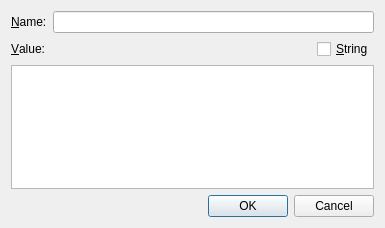
<?xml version="1.0" encoding="UTF-8"?>
<ui version="4.0">
 <class>EdDataDlg</class>
 <widget class="QDialog" name="EdDataDlg">
  <property name="geometry">
   <rect>
    <x>0</x>
    <y>0</y>
    <width>385</width>
    <height>228</height>
   </rect>
  </property>
  <property name="windowTitle">
   <string>Dialog</string>
  </property>
  <layout class="QGridLayout" name="gridLayout">
   <item row="0" column="0">
    <layout class="QVBoxLayout" name="verticalLayout">
     <item>
      <layout class="QHBoxLayout" name="horizontalLayout">
       <item>
        <widget class="QLabel" name="nameLabel">
         <property name="text">
          <string>&amp;Name:</string>
         </property>
         <property name="buddy">
          <cstring>nameLineEdit</cstring>
         </property>
        </widget>
       </item>
       <item>
        <widget class="QLineEdit" name="nameLineEdit"/>
       </item>
      </layout>
     </item>
     <item>
      <layout class="QHBoxLayout" name="horizontalLayout_3">
       <item>
        <widget class="QLabel" name="valueLabel">
         <property name="text">
          <string>&amp;Value:</string>
         </property>
         <property name="buddy">
          <cstring>valueTextEdit</cstring>
         </property>
        </widget>
       </item>
       <item>
        <spacer name="horizontalSpacer_2">
         <property name="orientation">
          <enum>Qt::Horizontal</enum>
         </property>
         <property name="sizeHint" stdset="0">
          <size>
           <width>40</width>
           <height>20</height>
          </size>
         </property>
        </spacer>
       </item>
       <item>
        <widget class="QCheckBox" name="stringCheckBox">
         <property name="text">
          <string>&amp;String</string>
         </property>
        </widget>
       </item>
      </layout>
     </item>
     <item>
      <widget class="QTextEdit" name="valueTextEdit"/>
     </item>
     <item>
      <layout class="QHBoxLayout" name="horizontalLayout_2">
       <item>
        <widget class="QDialogButtonBox" name="buttonBox">
         <property name="standardButtons">
          <set>QDialogButtonBox::Cancel|QDialogButtonBox::Ok</set>
         </property>
        </widget>
       </item>
      </layout>
     </item>
    </layout>
   </item>
  </layout>
 </widget>
 <tabstops>
  <tabstop>nameLineEdit</tabstop>
  <tabstop>valueTextEdit</tabstop>
  <tabstop>stringCheckBox</tabstop>
  <tabstop>buttonBox</tabstop>
 </tabstops>
 <resources/>
 <connections/>
</ui>
